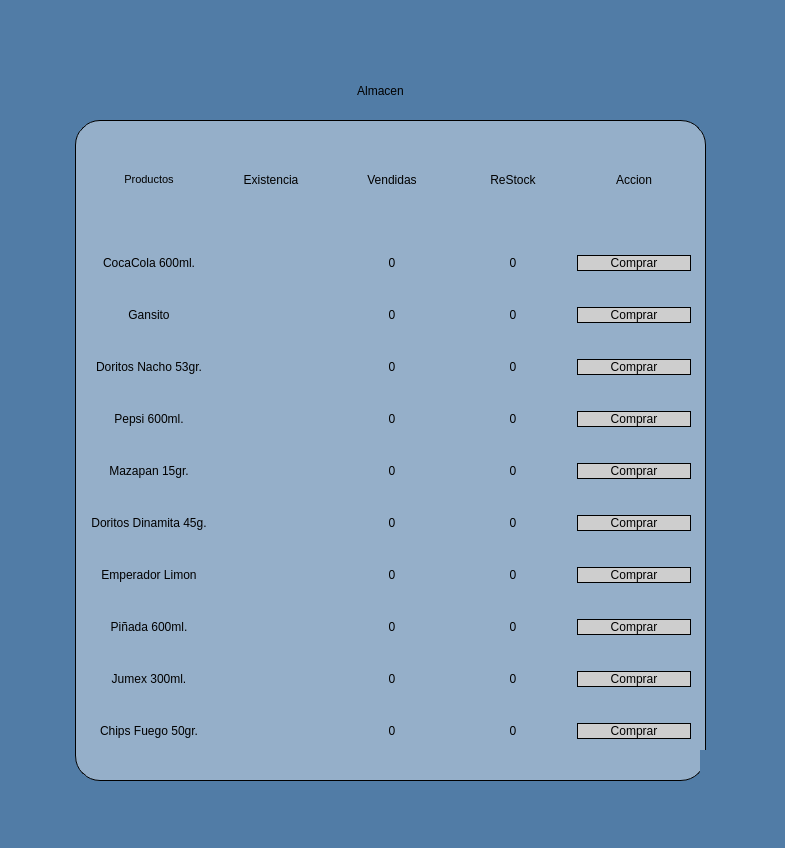
<?xml version="1.0" encoding="UTF-8"?>
<ui version="4.0">
 <class>MainWindow</class>
 <widget class="QMainWindow" name="MainWindow">
  <property name="geometry">
   <rect>
    <x>0</x>
    <y>0</y>
    <width>785</width>
    <height>848</height>
   </rect>
  </property>
  <property name="windowTitle">
   <string>MainWindow</string>
  </property>
  <property name="styleSheet">
   <string notr="true">background-color: rgb(81, 124, 166);</string>
  </property>
  <widget class="QWidget" name="centralwidget">
   <widget class="QLabel" name="lbl_logoUAT">
    <property name="geometry">
     <rect>
      <x>30</x>
      <y>10</y>
      <width>181</width>
      <height>71</height>
     </rect>
    </property>
    <property name="text">
     <string/>
    </property>
    <property name="pixmap">
     <pixmap resource="../../recursos.qrc">:/logo/Imagenes/UAT-Escudo-2024.png</pixmap>
    </property>
    <property name="scaledContents">
     <bool>true</bool>
    </property>
   </widget>
   <widget class="QLabel" name="lbl_logoFIT">
    <property name="geometry">
     <rect>
      <x>540</x>
      <y>20</y>
      <width>211</width>
      <height>61</height>
     </rect>
    </property>
    <property name="text">
     <string/>
    </property>
    <property name="pixmap">
     <pixmap resource="../../recursos.qrc">:/logo/Imagenes/LogoFIT.png</pixmap>
    </property>
    <property name="scaledContents">
     <bool>true</bool>
    </property>
   </widget>
   <widget class="QLabel" name="lbl_logoCT">
    <property name="geometry">
     <rect>
      <x>700</x>
      <y>750</y>
      <width>71</width>
      <height>51</height>
     </rect>
    </property>
    <property name="text">
     <string/>
    </property>
    <property name="pixmap">
     <pixmap resource="../../recursos.qrc">:/logo/Imagenes/logoCT.png</pixmap>
    </property>
    <property name="scaledContents">
     <bool>true</bool>
    </property>
   </widget>
   <widget class="QLabel" name="label_2">
    <property name="geometry">
     <rect>
      <x>75</x>
      <y>120</y>
      <width>631</width>
      <height>661</height>
     </rect>
    </property>
    <property name="styleSheet">
     <string notr="true">background-color: rgba(255, 255, 255, 100);
border: 1px solid black;
border-radius: 25px;
</string>
    </property>
    <property name="text">
     <string/>
    </property>
   </widget>
   <widget class="QLabel" name="label_9">
    <property name="geometry">
     <rect>
      <x>250</x>
      <y>50</y>
      <width>261</width>
      <height>81</height>
     </rect>
    </property>
    <property name="styleSheet">
     <string notr="true">font: 20pt &quot;Yu Gothic UI&quot;;</string>
    </property>
    <property name="text">
     <string>Almacen</string>
    </property>
    <property name="alignment">
     <set>Qt::AlignCenter</set>
    </property>
   </widget>
   <widget class="QFrame" name="frame">
    <property name="geometry">
     <rect>
      <x>90</x>
      <y>130</y>
      <width>601</width>
      <height>631</height>
     </rect>
    </property>
    <property name="minimumSize">
     <size>
      <width>601</width>
      <height>291</height>
     </size>
    </property>
    <property name="layoutDirection">
     <enum>Qt::LeftToRight</enum>
    </property>
    <property name="styleSheet">
     <string notr="true">background-color: rgba(255, 255, 255, 0);</string>
    </property>
    <property name="frameShape">
     <enum>QFrame::StyledPanel</enum>
    </property>
    <property name="frameShadow">
     <enum>QFrame::Raised</enum>
    </property>
    <widget class="QWidget" name="gridLayoutWidget">
     <property name="geometry">
      <rect>
       <x>0</x>
       <y>10</y>
       <width>601</width>
       <height>621</height>
      </rect>
     </property>
     <layout class="QGridLayout" name="gridLayout">
      <property name="sizeConstraint">
       <enum>QLayout::SetDefaultConstraint</enum>
      </property>
      <property name="leftMargin">
       <number>1</number>
      </property>
      <property name="topMargin">
       <number>0</number>
      </property>
      <property name="rightMargin">
       <number>0</number>
      </property>
      <property name="bottomMargin">
       <number>22</number>
      </property>
      <property name="horizontalSpacing">
       <number>7</number>
      </property>
      <property name="verticalSpacing">
       <number>36</number>
      </property>
      <item row="2" column="1">
       <widget class="QLabel" name="lbl_stock1">
        <property name="styleSheet">
         <string notr="true">background-color: rgba(255, 255, 255, 0);
font: 9pt &quot;Verdana&quot;;</string>
        </property>
        <property name="text">
         <string/>
        </property>
        <property name="alignment">
         <set>Qt::AlignCenter</set>
        </property>
       </widget>
      </item>
      <item row="3" column="2">
       <widget class="QLabel" name="lbl_sold2">
        <property name="styleSheet">
         <string notr="true">background-color: rgba(255, 255, 255, 0);
font: 9pt &quot;Verdana&quot;;</string>
        </property>
        <property name="text">
         <string>0</string>
        </property>
        <property name="alignment">
         <set>Qt::AlignCenter</set>
        </property>
       </widget>
      </item>
      <item row="2" column="2">
       <widget class="QLabel" name="lbl_sold1">
        <property name="styleSheet">
         <string notr="true">background-color: rgba(255, 255, 255, 0);
font: 9pt &quot;Verdana&quot;;</string>
        </property>
        <property name="text">
         <string>0</string>
        </property>
        <property name="alignment">
         <set>Qt::AlignCenter</set>
        </property>
       </widget>
      </item>
      <item row="4" column="2">
       <widget class="QLabel" name="lbl_sold3">
        <property name="styleSheet">
         <string notr="true">background-color: rgba(255, 255, 255, 0);
font: 9pt &quot;Verdana&quot;;</string>
        </property>
        <property name="text">
         <string>0</string>
        </property>
        <property name="alignment">
         <set>Qt::AlignCenter</set>
        </property>
       </widget>
      </item>
      <item row="2" column="3">
       <widget class="QLabel" name="lbl_restock1">
        <property name="styleSheet">
         <string notr="true">background-color: rgba(255, 255, 255, 0);
font: 9pt &quot;Verdana&quot;;</string>
        </property>
        <property name="text">
         <string>0</string>
        </property>
        <property name="alignment">
         <set>Qt::AlignCenter</set>
        </property>
       </widget>
      </item>
      <item row="3" column="3">
       <widget class="QLabel" name="lbl_restock2">
        <property name="styleSheet">
         <string notr="true">background-color: rgba(255, 255, 255, 0);
font: 9pt &quot;Verdana&quot;;</string>
        </property>
        <property name="text">
         <string>0</string>
        </property>
        <property name="alignment">
         <set>Qt::AlignCenter</set>
        </property>
       </widget>
      </item>
      <item row="1" column="3">
       <widget class="QLabel" name="label_8">
        <property name="styleSheet">
         <string notr="true">background-color: rgba(255, 255, 255, 0);
font: 9pt &quot;Verdana&quot;;</string>
        </property>
        <property name="text">
         <string>ReStock</string>
        </property>
        <property name="alignment">
         <set>Qt::AlignCenter</set>
        </property>
       </widget>
      </item>
      <item row="4" column="0">
       <widget class="QLabel" name="label_12">
        <property name="styleSheet">
         <string notr="true">background-color: rgba(255, 255, 255, 0);
font: 9pt &quot;Verdana&quot;;</string>
        </property>
        <property name="text">
         <string>Doritos Nacho 53gr.</string>
        </property>
        <property name="alignment">
         <set>Qt::AlignCenter</set>
        </property>
       </widget>
      </item>
      <item row="2" column="0">
       <widget class="QLabel" name="label_7">
        <property name="styleSheet">
         <string notr="true">background-color: rgba(255, 255, 255, 0);
font: 9pt &quot;Verdana&quot;;</string>
        </property>
        <property name="text">
         <string>CocaCola 600ml.</string>
        </property>
        <property name="alignment">
         <set>Qt::AlignCenter</set>
        </property>
       </widget>
      </item>
      <item row="1" column="2">
       <widget class="QLabel" name="label_10">
        <property name="styleSheet">
         <string notr="true">background-color: rgba(255, 255, 255, 0);
font: 9pt &quot;Verdana&quot;;</string>
        </property>
        <property name="text">
         <string>Vendidas</string>
        </property>
        <property name="alignment">
         <set>Qt::AlignCenter</set>
        </property>
       </widget>
      </item>
      <item row="1" column="1">
       <widget class="QLabel" name="label_13">
        <property name="styleSheet">
         <string notr="true">background-color: rgba(255, 255, 255, 0);
font: 9pt &quot;Verdana&quot;;</string>
        </property>
        <property name="text">
         <string>Existencia</string>
        </property>
        <property name="alignment">
         <set>Qt::AlignCenter</set>
        </property>
       </widget>
      </item>
      <item row="3" column="0">
       <widget class="QLabel" name="label_11">
        <property name="styleSheet">
         <string notr="true">background-color: rgba(255, 255, 255, 0);
font: 9pt &quot;Verdana&quot;;</string>
        </property>
        <property name="text">
         <string>Gansito</string>
        </property>
        <property name="alignment">
         <set>Qt::AlignCenter</set>
        </property>
       </widget>
      </item>
      <item row="3" column="1">
       <widget class="QLabel" name="lbl_stock2">
        <property name="styleSheet">
         <string notr="true">background-color: rgba(255, 255, 255, 0);
font: 9pt &quot;Verdana&quot;;</string>
        </property>
        <property name="text">
         <string/>
        </property>
        <property name="alignment">
         <set>Qt::AlignCenter</set>
        </property>
       </widget>
      </item>
      <item row="2" column="4">
       <widget class="QPushButton" name="btn_buy1">
        <property name="styleSheet">
         <string notr="true">font: 9pt &quot;Yu Gothic UI&quot;;
background-color: rgb(206, 206, 206);
border: 1px solid black;
border-radius: 10px;</string>
        </property>
        <property name="text">
         <string>Comprar</string>
        </property>
       </widget>
      </item>
      <item row="1" column="4">
       <widget class="QLabel" name="label_15">
        <property name="styleSheet">
         <string notr="true">background-color: rgba(255, 255, 255, 0);
font: 9pt &quot;Verdana&quot;;</string>
        </property>
        <property name="text">
         <string>Accion</string>
        </property>
        <property name="alignment">
         <set>Qt::AlignCenter</set>
        </property>
       </widget>
      </item>
      <item row="4" column="1">
       <widget class="QLabel" name="lbl_stock3">
        <property name="styleSheet">
         <string notr="true">background-color: rgba(255, 255, 255, 0);
font: 9pt &quot;Verdana&quot;;</string>
        </property>
        <property name="text">
         <string/>
        </property>
        <property name="alignment">
         <set>Qt::AlignCenter</set>
        </property>
       </widget>
      </item>
      <item row="4" column="3">
       <widget class="QLabel" name="lbl_restock3">
        <property name="styleSheet">
         <string notr="true">background-color: rgba(255, 255, 255, 0);
font: 9pt &quot;Verdana&quot;;</string>
        </property>
        <property name="text">
         <string>0</string>
        </property>
        <property name="alignment">
         <set>Qt::AlignCenter</set>
        </property>
       </widget>
      </item>
      <item row="1" column="0">
       <widget class="QLabel" name="label_14">
        <property name="font">
         <font>
          <family>Yu Gothic UI</family>
          <pointsize>8</pointsize>
          <weight>50</weight>
          <italic>false</italic>
          <bold>false</bold>
         </font>
        </property>
        <property name="styleSheet">
         <string notr="true">background-color: rgba(255, 255, 255, 0);
font: 8pt &quot;Yu Gothic UI&quot;;</string>
        </property>
        <property name="text">
         <string>Productos</string>
        </property>
        <property name="alignment">
         <set>Qt::AlignCenter</set>
        </property>
       </widget>
      </item>
      <item row="3" column="4">
       <widget class="QPushButton" name="btn_buy2">
        <property name="styleSheet">
         <string notr="true">font: 9pt &quot;Yu Gothic UI&quot;;
background-color: rgb(206, 206, 206);
border: 1px solid black;
border-radius: 10px;</string>
        </property>
        <property name="text">
         <string>Comprar</string>
        </property>
       </widget>
      </item>
      <item row="4" column="4">
       <widget class="QPushButton" name="btn_buy3">
        <property name="styleSheet">
         <string notr="true">font: 9pt &quot;Yu Gothic UI&quot;;
background-color: rgb(206, 206, 206);
border: 1px solid black;
border-radius: 10px;</string>
        </property>
        <property name="text">
         <string>Comprar</string>
        </property>
       </widget>
      </item>
      <item row="9" column="0">
       <widget class="QLabel" name="label_20">
        <property name="styleSheet">
         <string notr="true">background-color: rgba(255, 255, 255, 0);
font: 9pt &quot;Verdana&quot;;</string>
        </property>
        <property name="text">
         <string>Piñada 600ml.</string>
        </property>
        <property name="alignment">
         <set>Qt::AlignCenter</set>
        </property>
       </widget>
      </item>
      <item row="11" column="0">
       <widget class="QLabel" name="label_21">
        <property name="styleSheet">
         <string notr="true">background-color: rgba(255, 255, 255, 0);
font: 9pt &quot;Verdana&quot;;</string>
        </property>
        <property name="text">
         <string>Chips Fuego 50gr.</string>
        </property>
        <property name="alignment">
         <set>Qt::AlignCenter</set>
        </property>
       </widget>
      </item>
      <item row="5" column="0">
       <widget class="QLabel" name="label_16">
        <property name="styleSheet">
         <string notr="true">background-color: rgba(255, 255, 255, 0);
font: 9pt &quot;Verdana&quot;;</string>
        </property>
        <property name="text">
         <string>Pepsi 600ml.</string>
        </property>
        <property name="alignment">
         <set>Qt::AlignCenter</set>
        </property>
       </widget>
      </item>
      <item row="8" column="0">
       <widget class="QLabel" name="label_19">
        <property name="styleSheet">
         <string notr="true">background-color: rgba(255, 255, 255, 0);
font: 9pt &quot;Verdana&quot;;</string>
        </property>
        <property name="text">
         <string>Emperador Limon</string>
        </property>
        <property name="alignment">
         <set>Qt::AlignCenter</set>
        </property>
       </widget>
      </item>
      <item row="6" column="0">
       <widget class="QLabel" name="label_17">
        <property name="styleSheet">
         <string notr="true">background-color: rgba(255, 255, 255, 0);
font: 9pt &quot;Verdana&quot;;</string>
        </property>
        <property name="text">
         <string>Mazapan 15gr.</string>
        </property>
        <property name="alignment">
         <set>Qt::AlignCenter</set>
        </property>
       </widget>
      </item>
      <item row="7" column="0">
       <widget class="QLabel" name="label_18">
        <property name="styleSheet">
         <string notr="true">background-color: rgba(255, 255, 255, 0);
font: 9pt &quot;Verdana&quot;;</string>
        </property>
        <property name="text">
         <string>Doritos Dinamita 45g.</string>
        </property>
        <property name="alignment">
         <set>Qt::AlignCenter</set>
        </property>
       </widget>
      </item>
      <item row="10" column="0">
       <widget class="QLabel" name="label_22">
        <property name="styleSheet">
         <string notr="true">background-color: rgba(255, 255, 255, 0);
font: 9pt &quot;Verdana&quot;;</string>
        </property>
        <property name="text">
         <string>Jumex 300ml.</string>
        </property>
        <property name="alignment">
         <set>Qt::AlignCenter</set>
        </property>
       </widget>
      </item>
      <item row="5" column="1">
       <widget class="QLabel" name="lbl_stock4">
        <property name="styleSheet">
         <string notr="true">background-color: rgba(255, 255, 255, 0);
font: 9pt &quot;Verdana&quot;;</string>
        </property>
        <property name="text">
         <string/>
        </property>
        <property name="alignment">
         <set>Qt::AlignCenter</set>
        </property>
       </widget>
      </item>
      <item row="6" column="1">
       <widget class="QLabel" name="lbl_stock5">
        <property name="styleSheet">
         <string notr="true">background-color: rgba(255, 255, 255, 0);
font: 9pt &quot;Verdana&quot;;</string>
        </property>
        <property name="text">
         <string/>
        </property>
        <property name="alignment">
         <set>Qt::AlignCenter</set>
        </property>
       </widget>
      </item>
      <item row="7" column="1">
       <widget class="QLabel" name="lbl_stock6">
        <property name="styleSheet">
         <string notr="true">background-color: rgba(255, 255, 255, 0);
font: 9pt &quot;Verdana&quot;;</string>
        </property>
        <property name="text">
         <string/>
        </property>
        <property name="alignment">
         <set>Qt::AlignCenter</set>
        </property>
       </widget>
      </item>
      <item row="8" column="1">
       <widget class="QLabel" name="lbl_stock7">
        <property name="styleSheet">
         <string notr="true">background-color: rgba(255, 255, 255, 0);
font: 9pt &quot;Verdana&quot;;</string>
        </property>
        <property name="text">
         <string/>
        </property>
        <property name="alignment">
         <set>Qt::AlignCenter</set>
        </property>
       </widget>
      </item>
      <item row="9" column="1">
       <widget class="QLabel" name="lbl_stock8">
        <property name="styleSheet">
         <string notr="true">background-color: rgba(255, 255, 255, 0);
font: 9pt &quot;Verdana&quot;;</string>
        </property>
        <property name="text">
         <string/>
        </property>
        <property name="alignment">
         <set>Qt::AlignCenter</set>
        </property>
       </widget>
      </item>
      <item row="10" column="1">
       <widget class="QLabel" name="lbl_stock9">
        <property name="styleSheet">
         <string notr="true">background-color: rgba(255, 255, 255, 0);
font: 9pt &quot;Verdana&quot;;</string>
        </property>
        <property name="text">
         <string/>
        </property>
        <property name="alignment">
         <set>Qt::AlignCenter</set>
        </property>
       </widget>
      </item>
      <item row="11" column="1">
       <widget class="QLabel" name="lbl_stock10">
        <property name="styleSheet">
         <string notr="true">background-color: rgba(255, 255, 255, 0);
font: 9pt &quot;Verdana&quot;;</string>
        </property>
        <property name="text">
         <string/>
        </property>
        <property name="alignment">
         <set>Qt::AlignCenter</set>
        </property>
       </widget>
      </item>
      <item row="5" column="2">
       <widget class="QLabel" name="lbl_sold4">
        <property name="styleSheet">
         <string notr="true">background-color: rgba(255, 255, 255, 0);
font: 9pt &quot;Verdana&quot;;</string>
        </property>
        <property name="text">
         <string>0</string>
        </property>
        <property name="alignment">
         <set>Qt::AlignCenter</set>
        </property>
       </widget>
      </item>
      <item row="6" column="2">
       <widget class="QLabel" name="lbl_sold5">
        <property name="styleSheet">
         <string notr="true">background-color: rgba(255, 255, 255, 0);
font: 9pt &quot;Verdana&quot;;</string>
        </property>
        <property name="text">
         <string>0</string>
        </property>
        <property name="alignment">
         <set>Qt::AlignCenter</set>
        </property>
       </widget>
      </item>
      <item row="7" column="2">
       <widget class="QLabel" name="lbl_sold6">
        <property name="styleSheet">
         <string notr="true">background-color: rgba(255, 255, 255, 0);
font: 9pt &quot;Verdana&quot;;</string>
        </property>
        <property name="text">
         <string>0</string>
        </property>
        <property name="alignment">
         <set>Qt::AlignCenter</set>
        </property>
       </widget>
      </item>
      <item row="8" column="2">
       <widget class="QLabel" name="lbl_sold7">
        <property name="styleSheet">
         <string notr="true">background-color: rgba(255, 255, 255, 0);
font: 9pt &quot;Verdana&quot;;</string>
        </property>
        <property name="text">
         <string>0</string>
        </property>
        <property name="alignment">
         <set>Qt::AlignCenter</set>
        </property>
       </widget>
      </item>
      <item row="9" column="2">
       <widget class="QLabel" name="lbl_sold8">
        <property name="styleSheet">
         <string notr="true">background-color: rgba(255, 255, 255, 0);
font: 9pt &quot;Verdana&quot;;</string>
        </property>
        <property name="text">
         <string>0</string>
        </property>
        <property name="alignment">
         <set>Qt::AlignCenter</set>
        </property>
       </widget>
      </item>
      <item row="10" column="2">
       <widget class="QLabel" name="lbl_sold9">
        <property name="styleSheet">
         <string notr="true">background-color: rgba(255, 255, 255, 0);
font: 9pt &quot;Verdana&quot;;</string>
        </property>
        <property name="text">
         <string>0</string>
        </property>
        <property name="alignment">
         <set>Qt::AlignCenter</set>
        </property>
       </widget>
      </item>
      <item row="11" column="2">
       <widget class="QLabel" name="lbl_sold10">
        <property name="styleSheet">
         <string notr="true">background-color: rgba(255, 255, 255, 0);
font: 9pt &quot;Verdana&quot;;</string>
        </property>
        <property name="text">
         <string>0</string>
        </property>
        <property name="alignment">
         <set>Qt::AlignCenter</set>
        </property>
       </widget>
      </item>
      <item row="5" column="3">
       <widget class="QLabel" name="lbl_restock4">
        <property name="styleSheet">
         <string notr="true">background-color: rgba(255, 255, 255, 0);
font: 9pt &quot;Verdana&quot;;</string>
        </property>
        <property name="text">
         <string>0</string>
        </property>
        <property name="alignment">
         <set>Qt::AlignCenter</set>
        </property>
       </widget>
      </item>
      <item row="6" column="3">
       <widget class="QLabel" name="lbl_restock5">
        <property name="styleSheet">
         <string notr="true">background-color: rgba(255, 255, 255, 0);
font: 9pt &quot;Verdana&quot;;</string>
        </property>
        <property name="text">
         <string>0</string>
        </property>
        <property name="alignment">
         <set>Qt::AlignCenter</set>
        </property>
       </widget>
      </item>
      <item row="7" column="3">
       <widget class="QLabel" name="lbl_restock6">
        <property name="styleSheet">
         <string notr="true">background-color: rgba(255, 255, 255, 0);
font: 9pt &quot;Verdana&quot;;</string>
        </property>
        <property name="text">
         <string>0</string>
        </property>
        <property name="alignment">
         <set>Qt::AlignCenter</set>
        </property>
       </widget>
      </item>
      <item row="8" column="3">
       <widget class="QLabel" name="lbl_restock7">
        <property name="styleSheet">
         <string notr="true">background-color: rgba(255, 255, 255, 0);
font: 9pt &quot;Verdana&quot;;</string>
        </property>
        <property name="text">
         <string>0</string>
        </property>
        <property name="alignment">
         <set>Qt::AlignCenter</set>
        </property>
       </widget>
      </item>
      <item row="9" column="3">
       <widget class="QLabel" name="lbl_restock8">
        <property name="styleSheet">
         <string notr="true">background-color: rgba(255, 255, 255, 0);
font: 9pt &quot;Verdana&quot;;</string>
        </property>
        <property name="text">
         <string>0</string>
        </property>
        <property name="alignment">
         <set>Qt::AlignCenter</set>
        </property>
       </widget>
      </item>
      <item row="10" column="3">
       <widget class="QLabel" name="lbl_restock9">
        <property name="styleSheet">
         <string notr="true">background-color: rgba(255, 255, 255, 0);
font: 9pt &quot;Verdana&quot;;</string>
        </property>
        <property name="text">
         <string>0</string>
        </property>
        <property name="alignment">
         <set>Qt::AlignCenter</set>
        </property>
       </widget>
      </item>
      <item row="11" column="3">
       <widget class="QLabel" name="lbl_restock10">
        <property name="styleSheet">
         <string notr="true">background-color: rgba(255, 255, 255, 0);
font: 9pt &quot;Verdana&quot;;</string>
        </property>
        <property name="text">
         <string>0</string>
        </property>
        <property name="alignment">
         <set>Qt::AlignCenter</set>
        </property>
       </widget>
      </item>
      <item row="5" column="4">
       <widget class="QPushButton" name="btn_buy4">
        <property name="styleSheet">
         <string notr="true">font: 9pt &quot;Yu Gothic UI&quot;;
background-color: rgb(206, 206, 206);
border: 1px solid black;
border-radius: 10px;</string>
        </property>
        <property name="text">
         <string>Comprar</string>
        </property>
       </widget>
      </item>
      <item row="6" column="4">
       <widget class="QPushButton" name="btn_buy5">
        <property name="styleSheet">
         <string notr="true">font: 9pt &quot;Yu Gothic UI&quot;;
background-color: rgb(206, 206, 206);
border: 1px solid black;
border-radius: 10px;</string>
        </property>
        <property name="text">
         <string>Comprar</string>
        </property>
       </widget>
      </item>
      <item row="7" column="4">
       <widget class="QPushButton" name="btn_buy6">
        <property name="styleSheet">
         <string notr="true">font: 9pt &quot;Yu Gothic UI&quot;;
background-color: rgb(206, 206, 206);
border: 1px solid black;
border-radius: 10px;</string>
        </property>
        <property name="text">
         <string>Comprar</string>
        </property>
       </widget>
      </item>
      <item row="8" column="4">
       <widget class="QPushButton" name="btn_buy7">
        <property name="styleSheet">
         <string notr="true">font: 9pt &quot;Yu Gothic UI&quot;;
background-color: rgb(206, 206, 206);
border: 1px solid black;
border-radius: 10px;</string>
        </property>
        <property name="text">
         <string>Comprar</string>
        </property>
       </widget>
      </item>
      <item row="9" column="4">
       <widget class="QPushButton" name="btn_buy8">
        <property name="styleSheet">
         <string notr="true">font: 9pt &quot;Yu Gothic UI&quot;;
background-color: rgb(206, 206, 206);
border: 1px solid black;
border-radius: 10px;</string>
        </property>
        <property name="text">
         <string>Comprar</string>
        </property>
       </widget>
      </item>
      <item row="10" column="4">
       <widget class="QPushButton" name="btn_buy9">
        <property name="styleSheet">
         <string notr="true">font: 9pt &quot;Yu Gothic UI&quot;;
background-color: rgb(206, 206, 206);
border: 1px solid black;
border-radius: 10px;</string>
        </property>
        <property name="text">
         <string>Comprar</string>
        </property>
       </widget>
      </item>
      <item row="11" column="4">
       <widget class="QPushButton" name="btn_buy10">
        <property name="styleSheet">
         <string notr="true">font: 9pt &quot;Yu Gothic UI&quot;;
background-color: rgb(206, 206, 206);
border: 1px solid black;
border-radius: 10px;</string>
        </property>
        <property name="text">
         <string>Comprar</string>
        </property>
       </widget>
      </item>
     </layout>
    </widget>
   </widget>
   <zorder>label_9</zorder>
   <zorder>label_2</zorder>
   <zorder>lbl_logoUAT</zorder>
   <zorder>lbl_logoFIT</zorder>
   <zorder>lbl_logoCT</zorder>
   <zorder>frame</zorder>
  </widget>
  <widget class="QMenuBar" name="menubar">
   <property name="geometry">
    <rect>
     <x>0</x>
     <y>0</y>
     <width>785</width>
     <height>26</height>
    </rect>
   </property>
  </widget>
  <widget class="QStatusBar" name="statusbar"/>
 </widget>
 <resources>
  <include location="../../recursos.qrc"/>
  <include location="../../recursos.qrc"/>
 </resources>
 <connections/>
</ui>
